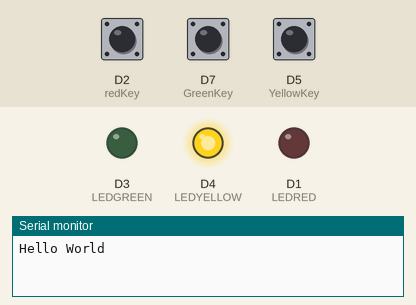
This sketch was run on a simulated ESP8266 (NodeMCU). Shown: output pins drawn as LEDs (lit = HIGH), the last lines printed to the serial monitor. Dashed ring = blinking. Inputs (shaded band) come from the test bench; at power-on: D2 (redKey) HIGH, D5 (YellowKey) HIGH, D7 (GreenKey) HIGH.

Above: at 1.2 s.
1.3 s: D2 (redKey) pulled LOW for 0.15 s
At 2.2 s:
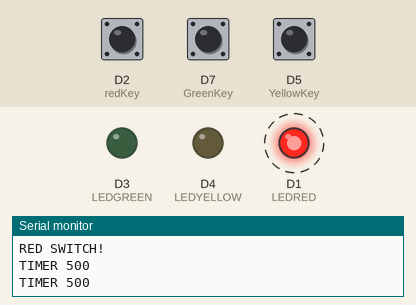
4.4 s: D5 (YellowKey) pulled LOW for 0.15 s
At 4.67 s:
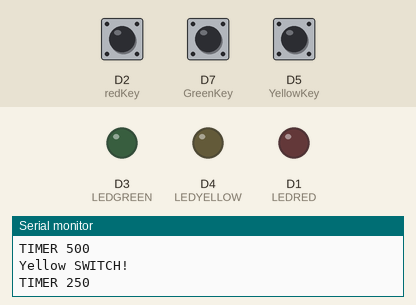
7.5 s: D7 (GreenKey) pulled LOW for 0.15 s
At 9.4 s:
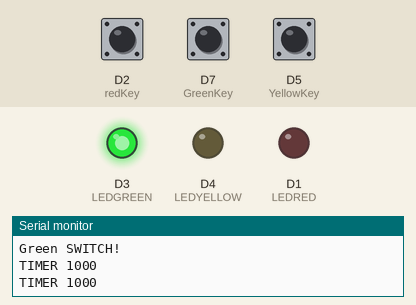
10.5 s: D5 (YellowKey) pulled LOW for 1 s
At 11.3 s:
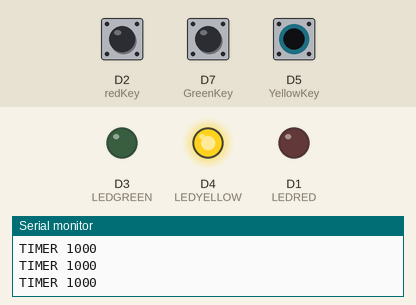
14.2 s: D2 (redKey) pulled LOW for 1 s
At 16.45 s:
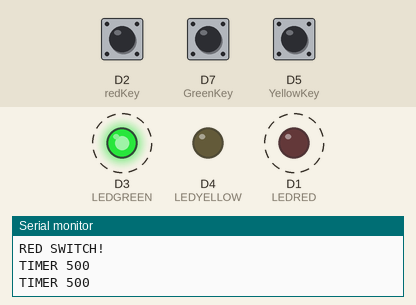
Timing chart, 0 to 18.7 s (numbered marks = the images above; inputs shaded):
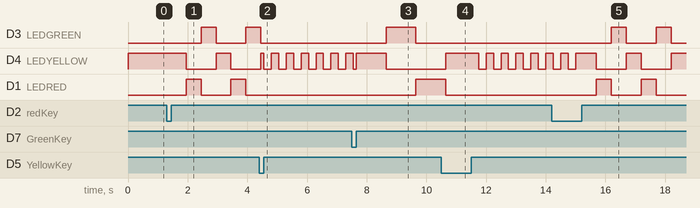

Measured:
- after the input at 1.3 s, D3 (LEDGREEN): LOW → HIGH after 1.2 s, → LOW 0.50 s later, → HIGH 1.0 s later; D4 (LEDYELLOW): HIGH → LOW after 0.65 s, → HIGH 1.0 s later, → LOW 0.50 s later; D1 (LEDRED): alternates HIGH for 0.50 s and LOW for 1.0 s, starting after 0.65 s
- after the input at 4.4 s, D3 (LEDGREEN): goes on until 4.5 s, then stays LOW; D1 (LEDRED): stops changing and stays LOW
- after the input at 7.5 s, D3 (LEDGREEN): LOW → HIGH after 1.2 s, → LOW 1.0 s later; D1 (LEDRED): LOW → HIGH after 2.2 s
- after the input at 10.5 s, D3 (LEDGREEN): stays LOW (without the input it goes to HIGH after 1.2 s); D1 (LEDRED): goes on until 10.7 s, then stays LOW
- after the input at 14.2 s, D3 (LEDGREEN): alternates HIGH for 0.50 s and LOW for 1.0 s, starting after 2.0 s; D1 (LEDRED): alternates HIGH for 0.50 s and LOW for 1.0 s, starting after 1.5 s

The sketch:

HomeworkLED.ino
```cpp
#include <Ticker.h>

#define LEDRED D1
#define redKey D2
#define LEDYELLOW D4
#define YellowKey D5
#define LEDGREEN D3
#define GreenKey D7


Ticker timer500;
Ticker timer1000;
Ticker timer250;

volatile bool timer1000check = false;

void time1000() {
  timer1000check = true;
}

volatile bool timer500check = false;

void time500() {
  timer500check = true;
}

volatile bool timer250check = false;

void time250() {
  timer250check = true;
}

volatile bool red1 = false;

ICACHE_RAM_ATTR void redInterrupt() {
  red1 = true;
}

volatile bool Yellow1 = false;

ICACHE_RAM_ATTR void YellowInterrupt() {
  Yellow1 = true;
}

volatile bool Green1 = false;
volatile bool stopTimer500 = false;

ICACHE_RAM_ATTR void GreenInterrupt() {
  Green1 = true;
  stopTimer500 = true;
}

void setup() {
  Serial.begin(9600);
  Serial.println("Hello World");
  pinMode(LEDRED, OUTPUT);
  pinMode(LEDYELLOW, OUTPUT);
  pinMode(LEDGREEN, OUTPUT);

  pinMode(redKey, INPUT_PULLUP);
  pinMode(YellowKey, INPUT_PULLUP);
  pinMode(GreenKey, INPUT_PULLUP);

  digitalWrite(LEDRED, 0);
  digitalWrite(LEDYELLOW, 1);
  digitalWrite(LEDGREEN, 0);

  attachInterrupt(digitalPinToInterrupt(redKey), redInterrupt, RISING);
  attachInterrupt(digitalPinToInterrupt(YellowKey), YellowInterrupt, RISING);
  attachInterrupt(digitalPinToInterrupt(GreenKey), GreenInterrupt, RISING);

  timer500.attach(0.5, time500);
  timer1000.attach(1, time1000);
  timer250.attach(0.25, time250);
}

int loop500 = 1;
int redmode = 0;

int loop1000 = 1;
int greenmode = 0;

int loop250 = 1;
int yellowmode = 0;
int loopGreen = 0;
int loopYellow = 0;
int loopRed = 0;


void loop() {
  if (red1) {
    Serial.println("RED SWITCH!");
    redmode = 1;
    red1 = false;
    timer500.attach(0.5, time500);
    timer1000.detach();
    timer250.detach();
  }
  if (timer500check && redmode == 1) {
    Serial.println("TIMER 500");
    if (loop500 == 1) {
      digitalWrite(LEDYELLOW, 1);
      digitalWrite(LEDRED, 0);
      digitalWrite(LEDGREEN, 0);
      loop500 = 2;
    } else if (loop500 == 2) {
      digitalWrite(LEDYELLOW, 0);
      digitalWrite(LEDRED, 1);
      digitalWrite(LEDGREEN, 0);
      loop500 = 3;
    } else if (loop500 == 3) {
      digitalWrite(LEDYELLOW, 0);
      digitalWrite(LEDRED, 0);
      digitalWrite(LEDGREEN, 1);
      loop500 = 1;
    }
    timer500check = false;
  }

  if (Green1) {
    Serial.println("Green SWITCH!");
    greenmode = 1;
    Green1 = false;
    timer500.detach();
    timer250.detach();
    timer1000.attach(1, time1000);
  }
  if (timer1000check && greenmode == 1) {
    Serial.println("TIMER 1000");
    if (loop1000 == 1) {
      digitalWrite(LEDYELLOW, 1);
      digitalWrite(LEDRED, 0);
      digitalWrite(LEDGREEN, 0);
      loop1000 = 2;
    } else if (loop1000 == 2) {
      digitalWrite(LEDYELLOW, 0);
      digitalWrite(LEDRED, 0);
      digitalWrite(LEDGREEN, 1);
      loop1000 = 3;
    } else if (loop1000 == 3) {
      digitalWrite(LEDYELLOW, 0);
      digitalWrite(LEDRED, 1);
      digitalWrite(LEDGREEN, 0);
      loop1000 = 1;
    }
    timer1000check = false;
  }
  if (Yellow1) {
    Serial.println("Yellow SWITCH!");
    yellowmode = 1;
    Yellow1 = false;
    loopGreen = 1;
    loopRed = 1;
    loopYellow = 1;
    timer250.attach(0.25, time250);
    timer500.detach();
    timer1000.detach();
  }

  if (timer250check && yellowmode == 1) {
    Serial.println("TIMER 250");
    if (loop250 == 1) {
      if (digitalRead(LEDGREEN) == HIGH && loopGreen == 1) {
        digitalWrite(LEDGREEN, LOW);
        loopGreen = 2;
      } else if (loopGreen == 2) {
        digitalWrite(LEDGREEN, HIGH);
        loopGreen = 1;
      } else if (digitalRead(LEDRED) == HIGH && loopRed == 1) {
        digitalWrite(LEDRED, LOW);
        loopRed = 2;
      } else if (loopRed == 2) {
        digitalWrite(LEDRED, HIGH);
        loopRed = 1;
      } else if (digitalRead(LEDYELLOW) == HIGH && loopYellow == 1) {
        digitalWrite(LEDYELLOW, LOW);
        loopYellow = 2;
      } else if (loopYellow == 2) {
        digitalWrite(LEDYELLOW, HIGH);
        loopYellow = 1;
      }
    }
    loop250 = 1;
    timer250check = false;
  }
}
```
